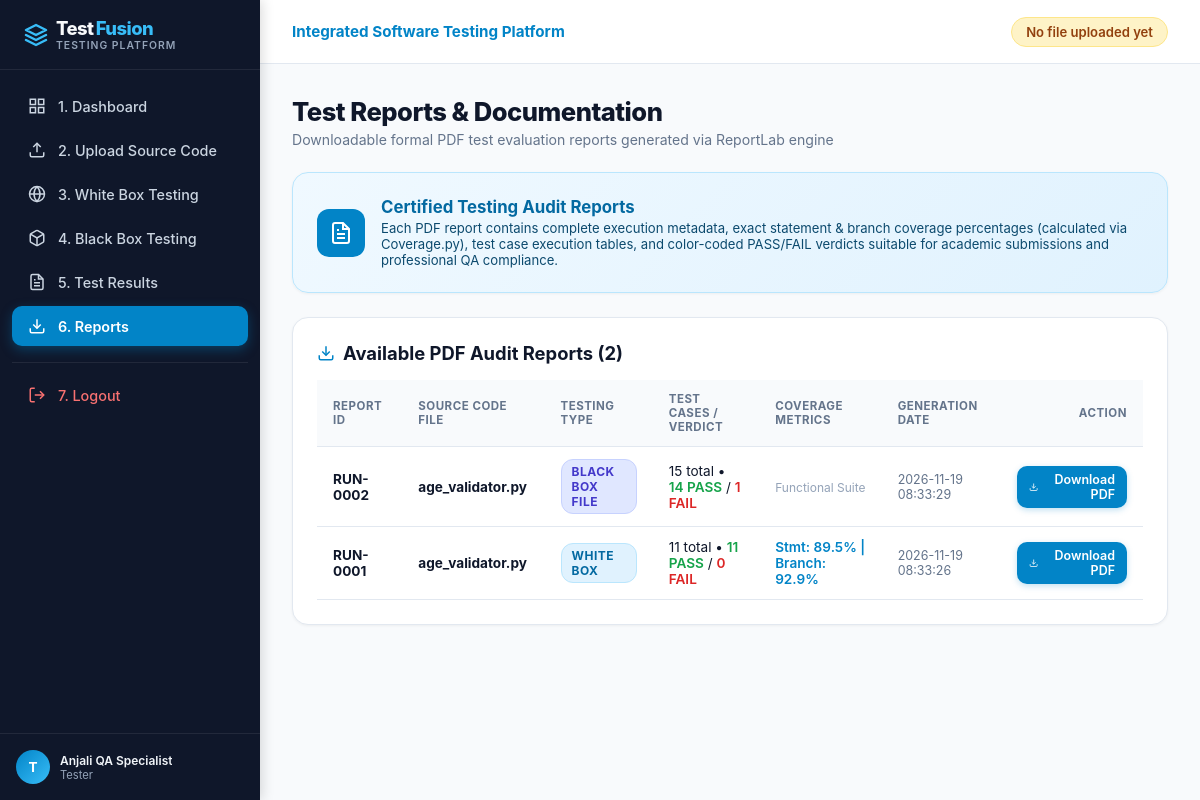
The app's page /reports (signed in), older data.
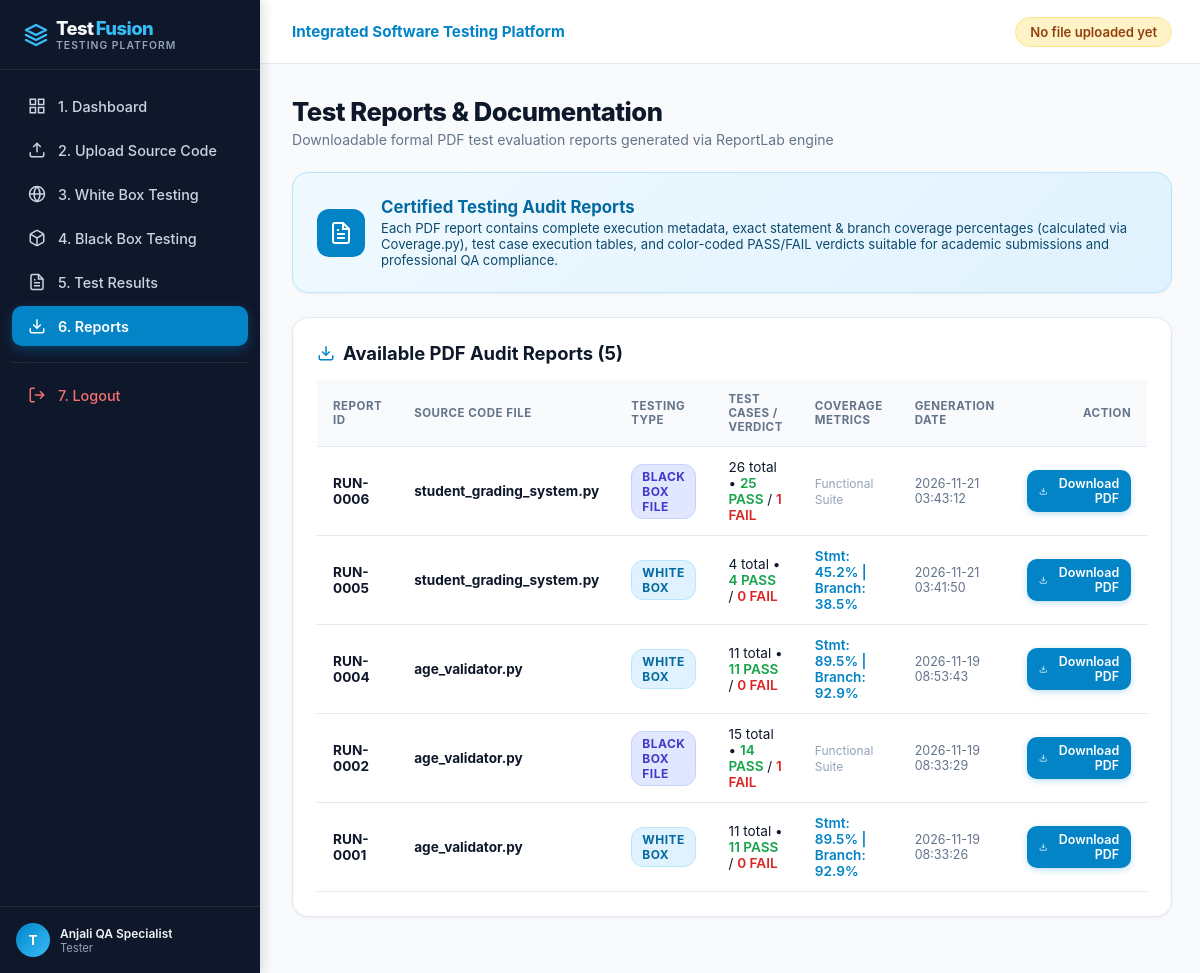
The same page, newer data.
### tables this page shows
CREATE TABLE test_executions (
    id INTEGER PRIMARY KEY AUTOINCREMENT,
    user_id INTEGER NOT NULL,
    file_id INTEGER,
    test_type TEXT NOT NULL,
    total_tests INTEGER DEFAULT 0,
    passed_tests INTEGER DEFAULT 0,
    failed_tests INTEGER DEFAULT 0,
    statement_coverage REAL DEFAULT 0.0,
    branch_coverage REAL DEFAULT 0.0,
    total_statements INTEGER DEFAULT 0,
    covered_statements INTEGER DEFAULT 0,
    total_branches INTEGER DEFAULT 0,
    covered_branches INTEGER DEFAULT 0,
    duration_ms INTEGER DEFAULT 0,
    executed_lines TEXT DEFAULT '[]',
    missing_lines TEXT DEFAULT '[]',
    uncovered_branches TEXT DEFAULT '[]',
    pdf_report_path TEXT,
    executed_at TIMESTAMP DEFAULT CURRENT_TIMESTAMP,
    FOREIGN KEY (user_id) REFERENCES users(id) ON DELETE CASCADE,
    FOREIGN KEY (file_id) REFERENCES uploaded_files(id) ON DELETE SET NULL
);

CREATE TABLE uploaded_files (
    id INTEGER PRIMARY KEY AUTOINCREMENT,
    user_id INTEGER NOT NULL,
    filename TEXT NOT NULL,
    filepath TEXT NOT NULL,
    file_content TEXT NOT NULL,
    file_size INTEGER NOT NULL,
    uploaded_at TIMESTAMP DEFAULT CURRENT_TIMESTAMP,
    FOREIGN KEY (user_id) REFERENCES users(id) ON DELETE CASCADE
);

### app.py (the view)
@app.route('/reports')
@login_required
def reports():
    user_id = session['user_id']
    conn = get_db_connection()
    report_list = conn.execute("""
        SELECT e.*, f.filename
        FROM test_executions e
        LEFT JOIN uploaded_files f ON e.file_id = f.id
        WHERE e.user_id = ? AND e.pdf_report_path IS NOT NULL
        ORDER BY e.executed_at DESC
    """, (user_id,)).fetchall()
    conn.close()
    return render_template('reports.html', reports=report_list)

### app.py (called while the page is built)
def login_required(f):
    @wraps(f)
    def decorated_function(*args, **kwargs):
        if 'user_id' not in session:
            flash("Please log in to access the testing platform.", "warning")
            return redirect(url_for('login'))
        return f(*args, **kwargs)
    return decorated_function

def get_current_user():
    if 'user_id' not in session:
        return None
    conn = get_db_connection()
    user = conn.execute("SELECT id, username, email, full_name, role FROM users WHERE id = ?", (session['user_id'],)).fetchone()
    conn.close()
    return user

@app.context_processor
def inject_globals():
    return {
        'current_user': get_current_user(),
        'now': datetime.now()
    }

### database/db.py (called while the page is built)
def get_db_connection():
    conn = sqlite3.connect(DB_PATH)
    conn.row_factory = sqlite3.Row
    conn.execute("PRAGMA foreign_keys = ON;")
    return conn

### templates/reports.html (shortened to what the changed rows need)
{% extends "base.html" %}
{% block content %}
<div class="page-header">
    <div>
        <h1 class="page-title">Test Reports &amp; Documentation</h1>
    </div>
</div>
<div class="content-card">
    <h2 class="card-title">
        <svg width="18" height="18" viewBox="0 0 24 24" fill="none" stroke="#0284c7" stroke-width="2"><path d="M21 15v4a2 2 0 0 1-2 2H5a2 2 0 0 1-2-2v-4"></path><polyline points="7 10 12 15 17 10"></polyline><line x1="12" y1="15" x2="12" y2="3"></line></svg>
        Available PDF Audit Reports ({{ reports | length }})
    </h2>
    <div class="table-responsive">
        <table class="custom-table">
            <thead>
                <tr>
                    <th>Report ID</th>
                    <th>Source Code File</th>
                    <th>Testing Type</th>
                    <th>Test Cases / Verdict</th>
                    <th>Coverage Metrics</th>
                    <th>Generation Date</th>
                    <th style="text-align: right;">Action</th>
                </tr>
            </thead>
            <tbody>
                {% for r in reports %}
                <tr>
                    <td><b>RUN-{{ "%04d" % r['id'] }}</b></td>
                    <td><b>{{ r['filename'] or 'N/A' }}</b></td>
                    <td>
                        {% if r['test_type'] == 'WHITE_BOX' %}
                            <span class="badge badge-info">White Box</span>
                        {% elif r['test_type'] == 'BLACK_BOX_FILE' %}
                            <span class="badge" style="background:#e0e7ff; color:#4338ca; border:1px solid #c7d2fe;">Black Box File</span>
                        {% else %}
                            <span class="badge" style="background:#f3e8ff; color:#7e22ce; border:1px solid #e9d5ff;">Manual Test</span>
                        {% endif %}
                    </td>
                    <td>
                        {{ r['total_tests'] }} total &bull;
                        <span style="color: #16a34a; font-weight: 600;">{{ r['passed_tests'] }} PASS</span> /
                        <span style="color: #dc2626; font-weight: 600;">{{ r['failed_tests'] }} FAIL</span>
                    </td>
                    <td>
                        {% if r['test_type'] == 'WHITE_BOX' %}
                            <span style="font-weight: 600; color: #0284c7;">
                                Stmt: {{ r['statement_coverage'] | round(1) }}% | Branch: {{ r['branch_coverage'] | round(1) }}%
                            </span>
                        {% else %}
                            <span style="color: #94a3b8; font-size: 0.75rem;">Functional Suite</span>
                        {% endif %}
                    </td>
                    <td style="color: #64748b; font-size: 0.78rem;">{{ r['executed_at'] }}</td>
                    <td style="text-align: right;">
                        <a href="{{ url_for('download_report', execution_id=r['id']) }}" class="btn btn-primary btn-sm">
                            <svg width="12" height="12" viewBox="0 0 24 24" fill="none" stroke="currentColor" stroke-width="2"><path d="M21 15v4a2 2 0 0 1-2 2H5a2 2 0 0 1-2-2v-4"></path><polyline points="7 10 12 15 17 10"></polyline><line x1="12" y1="15" x2="12" y2="3"></line></svg>
                            Download PDF
                        </a>
                    </td>
                </tr>
                {% else %}
                <tr>
                    <td colspan="7" style="text-align: center; color: #94a3b8; padding: 32px;">
                        No PDF reports generated yet. Execute a White Box or Black Box test run to generate certified reports!
                    </td>
                </tr>
                {% endfor %}
            </tbody>
        </table>
    </div>
</div>
{% endblock %}

Row changes from the older to the newer data that the page shows:
added test_executions: id "0006", filename "student_grading_system.py", test_type "BLACK BOX FILE", total_tests "26", passed_tests "25", failed_tests "1", executed_at "2026-11-21 03:43:12"
added test_executions: id "0005", filename "student_grading_system.py", test_type "WHITE BOX", total_tests "4", passed_tests "4", failed_tests "0", statement_coverage "45.2", branch_coverage "38.5", executed_at "2026-11-21 03:41:50"
added test_executions: id "0004", filename "age_validator.py", test_type "WHITE BOX", total_tests "11", passed_tests "11", failed_tests "0", statement_coverage "89.5", branch_coverage "92.9", executed_at "2026-11-19 08:53:43"
Text that changed along with them:
{{ reports | length }}: "2" → "5"
